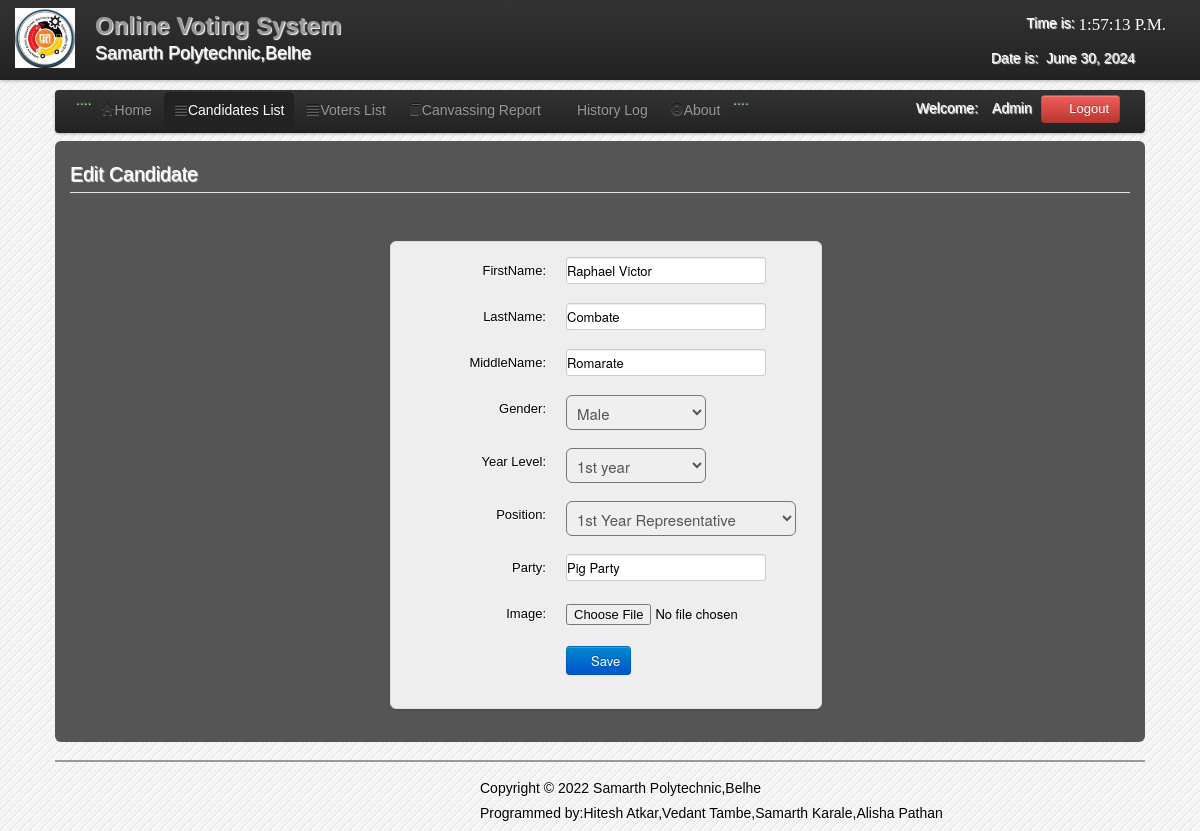
The page /admin/edit_candidate.php?id=101 (signed in) on the database its author committed.
### tables this page shows
CREATE TABLE `users` (
  `User_id` int(11) NOT NULL,
  `FirstName` varchar(100) NOT NULL,
  `LastName` varchar(100) NOT NULL,
  `UserName` varchar(100) NOT NULL,
  `Password` varchar(100) NOT NULL,
  `User_Type` varchar(50) NOT NULL
);

CREATE TABLE `candidate` (
  `CandidateID` int(11) NOT NULL,
  `abc` varchar(1) NOT NULL,
  `Position` varchar(200) NOT NULL,
  `Party` varchar(100) NOT NULL,
  `FirstName` varchar(200) NOT NULL,
  `LastName` varchar(200) NOT NULL,
  `MiddleName` varchar(100) NOT NULL,
  `Gender` varchar(6) NOT NULL,
  `Year` varchar(100) NOT NULL,
  `Photo` varchar(200) NOT NULL
);

### admin/session.php (called while the page is built, shortened)
<?php
$id_session=$_SESSION['id'];
?>

### admin/edit_candidate.php (the view, shortened to what this page needs)
<?php
include('session.php');
include('header.php');
include('dbcon.php');
$get_id=$_GET['id'];
?>
</head>
<body>
<?php include('nav_top.php'); ?>
<div class="wrapper">
<div class="home_body">
<div class="navbar">
	<div class="navbar-inner">
	<div class="container">
	<ul class="nav nav-pills">
	  <li>....</li>
	  <li><a href="home.php"><i class="icon-home icon-large"></i>Home</a></li>
	  <li class="active"><a  href="candidate_list.php"><i class="icon-align-justify icon-large"></i>Candidates List</a></li>
	  <li class=""><a  href="voter_list.php"><i class="icon-align-justify icon-large"></i>Voters List</a></li>
		 <li><a  href="canvassing_report.php"><i class="icon-book icon-large"></i>Canvassing Report</a></li>
		    <li><a  href="History.php"><i class="icon-table icon-large"></i>History Log</a>
		   <li><a data-toggle="modal" href="#about"><i class="icon-exclamation-sign icon-large"></i>About</a></li>
		   <li>....</li>
	 </ul>
	<form class="navbar-form pull-right">
		<?php $result=mysqli_query($conn,"select * from users where User_id='$id_session'");
	$row=mysqli_fetch_array($result);
	?>
	<font color="white">Welcome:<i class="icon-user-md"></i><?php echo $row['User_Type']; ?></font>
	<a class="btn btn-danger" id="logout" data-toggle="modal" href="#myModal"><i class="icon-off"></i>&nbsp;Logout</a>
	</form>
	</div>
	</div>
	</div>
	<div id="element" class="hero-body">
	<?php
	$result=mysqli_query($conn,"select * from candidate where CandidateID='$get_id'") or die(mysqli_error());
	$row=mysqli_fetch_array($result);
	?>
	<form method="POST"  class="form-horizontal" enctype="multipart/form-data">
    <fieldset>
    <legend><font color="white">Edit Candidate</font></legend>
	<div class="candidate_margin">
	<ul class="thumbnails_new_voter">
    <li class="span3">
    <div class="thumbnail_new_voter">
	<div class="control-group">
    <label class="control-label" for="input01">FirstName:</label>
    <div class="controls">
    <input type="text" name="rfirstname" class="rfirstname" value="<?php echo $row['FirstName']; ?>">
    </div>
    </div>
	<div class="control-group">
    <label class="control-label" for="input01">LastName:</label>
    <div class="controls">
    <input type="text" name="rlastname" class="rlastname" value="<?php echo $row['LastName']; ?>">
    </div>
    </div>
	<div class="control-group">
    <label class="control-label" for="input01">MiddleName:</label>
    <div class="controls">
    <input type="text" name="rname" class="rname" value="<?php echo $row['MiddleName']; ?>">
    </div>
    </div>
	<div class="control-group">
    <label class="control-label" for="input01">Gender:</label>
    <div class="controls">
   <select name="rgender" class="rgender" id="span2">
   <option><?php echo $row['Gender']; ?></option>
	</select>
    </div>
    </div>
	<div class="control-group">
    <label class="control-label" for="input01">Year Level:</label>
    <div class="controls">
   <select name="ryear" class="ryear" id="span2">
     <option><?php echo $row['Year']; ?></option>
	</select>
    </div>
    </div>
	<div class="control-group">
    <label class="control-label" for="input01">Position:</label>
    <div class="controls">
   <select name="rposition" class="rposition" id="span90">
    <option><?php echo $row['Position']; ?></option>
	</select>
    </div>
    </div>
		<div class="control-group">
    <label class="control-label" for="input01">Party:</label>
    <div class="controls">
    <input type="text" name="party" class="party" value="<?php echo $row['Party']; ?>">
    </div>
    </div>
<div class="control-group">
	<label class="control-label" for="input01">Image:</label>
    <div class="controls">
	<input type="file" name="image" class="font">
    </div>
    </div>
	<div class="control-group">
    <div class="controls">
	<button class="btn btn-primary" name="save"><i class="icon-save icon-large"></i>Save</button>
    </div>
    </div>
    </fieldset>
    </form>
	</div>
	<?php include('footer.php')?>
</div>
</div>
</body>
</html>

### admin/css/Home.css (style rules this page uses)
* { margin:0; padding:0; }
body { font-family:"Trebuchet MS", "Myriad Pro", Arial, sans-serif; font-size:14px; background-color: #fff; background:#f4f4f4 url(../images/bg.gif) repeat top left; text-shadow:1px 1px 1px #fff; background-position: 0 0px; }
.wrapper { width:1090px; margin:10px auto; }

### rows shown on the page
users: User_Type "Admin"
candidate: rfirstname "Raphael Victor", rlastname "Combate", rname "Romarate", rgender "Male", ryear "1st year", rposition "1st Year Representative", party "Pig Party"
